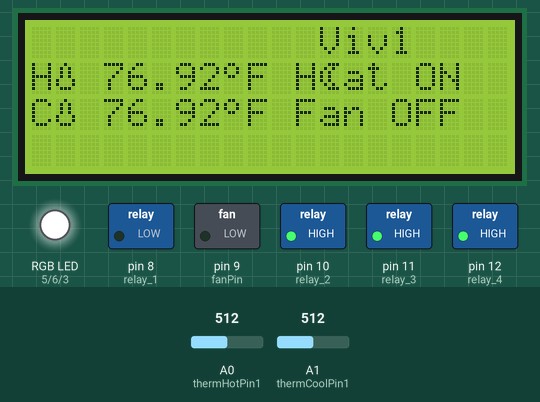
Simulated run of this sketch. Board: Arduino Uno, built with avr-gcc and run on an emulated ATmega328P. On the bench: 20×4 character LCD, switched loads named in the sketch (green lamp = pin HIGH), an RGB LED mixed from three pins (HIGH = lit). The test bench sets the inputs (shaded band); at power-on: A0 (thermHotPin1) = 512, A1 (thermCoolPin1) = 512.

Above: at 2.2 s.
2.3 s: A0 (thermHotPin1) set to 454
At 5.25 s:
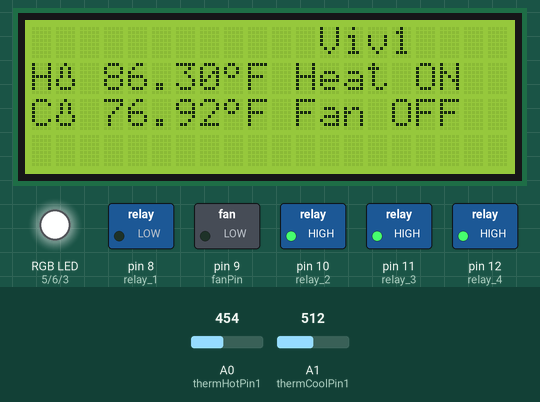
5.8 s: A0 (thermHotPin1) set to 425
7.3 s: A1 (thermCoolPin1) set to 484
At 10.2 s:
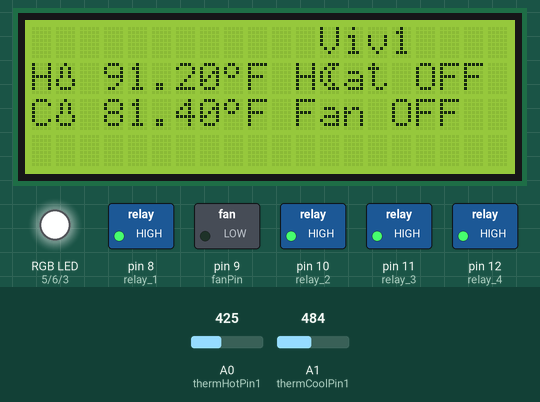
10.8 s: A1 (thermCoolPin1) set to 466
At 13.8 s:
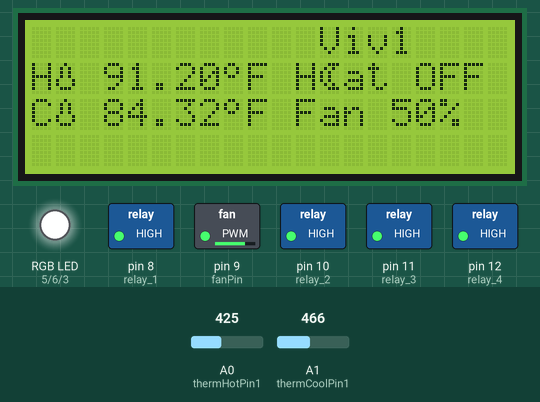
14.3 s: A0 (thermHotPin1) set to 511
At 18.5 s:
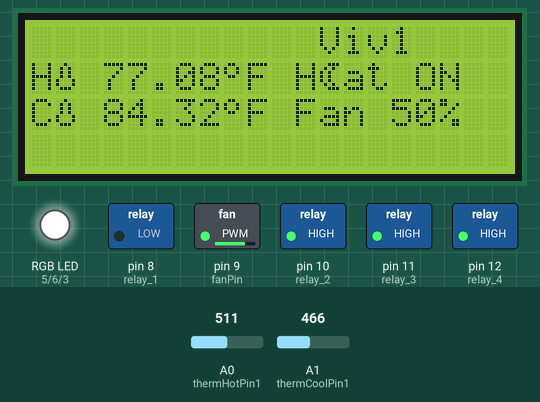
Timing chart, 0 to 18.8 s (numbered marks = the images above; inputs shaded):
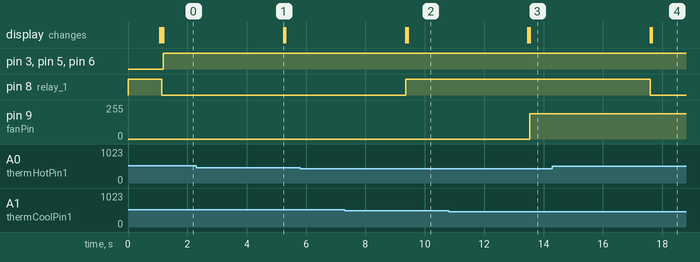

The sketch:

Habitat_control.ino
```cpp
/*
Sketch to automate 2 separate enviroments including:
Hot and cold end temperature sensors
Four configurable 240V power switches that can be time or probe controlled
With enviroments sharing a RGB LED light cycle and ventilation/cooling via 12VDC fans

Sketch can be altered to automate upto 4 enviroments by reducing to only hotend temperature sensors

Only adjust those settings in the User Adjustable section unless confident with altering code!

Wishlist:  (Dependant on priority and job list size these will filter down for development)
1.
2.
3.
4.

Development list:  (Priority)
1. Add accurate clock/timing system for lighting
2. Increase code to two enviroments
3. LCD scrolling for above
4. Increase user definable options

Jobs list:  (Implemented in code though untested)
1. LCD size variables on cooling & heating
2. 1 setup and 2 setups
3.
4.
*/

#include "constants.h"                // Define constants
#include <LiquidCrystal.h>            // LCD display library

//*************************************************************************************************************
//**************************************** USER ADJUSTABLE ****************************************************
//*************************************************************************************************************

//===================================== Temperature settings ==================================================

int fahrenheit(true);                 // Set to false for Celsius
int fans(true);                       // Set to false if not using fans

// Enviroment 1 (V1)
int hotend1(88);                      // Adjust for hotend temperature
int coolend(83);                      // Adjust for coolend temperature

// Enviroment 2 (V2)
int hotend2(83);                      // Adjust for hotend temperature
//int coolend2();                       // Adjust for coolend temperature

//========================================= Time settings =====================================================

//int LED(true);                        // Set to false if LEDs are not being used
//int full_cycle(true);                 // Set to false if LEDs are only for moon lighting

//int moonrise();                       // Nil    ~   Blue
//int sunrise();                        // Blue   ~   White
//int sunset();                         // White  ~   Blue
//int moonset();                        // Blue   ~   Nil

//======================================== Display options ====================================================

int LCD(true);                        // Set to false if no LCD display is used to allow serial communication
#define LCD_WIDTH 20                  // 16 or 20 dependant on the amount of characters your LCD has
#define LCD_HEIGHT 4                  // 2 or 4 dependant on the amount of lines your LCD has

//*************************************************************************************************************
//*********************************************** END *********************************************************
//*************************************************************************************************************

int samples[numsamples];              // Amount of temperature samples to take

LiquidCrystal lcd(0, 1, 2, 4, 7, 13); // LCD interface pins

// Create characters (can have up to 8)
byte degree[8] = {
  B01100,
  B10010,
  B10010,
  B01100,
  B00000,
  B00000,
  B00000,
};

byte thermometer[8] = {
  B00100,
  B01010,
  B01010,
  B01010,
  B10001,
  B10001,
  B01110,
  B00000,
};

byte poweroff[8] = {
  B01110,
  B10001,
  B11011,
  B10101,
  B11011,
  B10001,
  B11111,
};

byte power25[8] = {
  B01110,
  B10001,
  B10001,
  B10001,
  B10011,
  B11111,
  B11111,
};

byte power50[8] = {
  B01110,
  B10001,
  B10001,
  B10111,
  B11111,
  B11111,
  B11111,
};

byte power100[8] = {
  B01110,
  B11111,
  B11111,
  B11111,
  B11111,
  B11111,
  B11111,
};

byte sun[8] = {
  B10101,
  B01110,
  B10001,
  B10001,
  B10001,
  B01110,
  B10101,
};

byte moon[8] = {
  B00111,
  B01010,
  B10100,
  B10100,
  B10100,
  B01010,
  B00111,
};

void setup()  {
  digitalWrite(relay_1, relay_OFF);  // Initialize Pins so relays are inactive at reset
  digitalWrite(relay_2, relay_OFF);
  digitalWrite(relay_3, relay_OFF);
  digitalWrite(relay_4, relay_OFF);

  pinMode(relay_1, OUTPUT);          // Then set pins as OUTPUT
  pinMode(relay_2, OUTPUT);
  pinMode(relay_3, OUTPUT);
  pinMode(relay_4, OUTPUT);

  pinMode(redPin, OUTPUT);
  pinMode(greenPin, OUTPUT);
  pinMode(bluePin, OUTPUT);
  pinMode(fanPin, OUTPUT);

  analogReference(EXTERNAL);         // To improve temperature accuracy

  delay(1000);                       // Delay to allow LCD to initilize

// Create custom characters
  lcd.createChar(0, degree);         // Degree symbol for temperature
  lcd.createChar(1, thermometer);    // Thermometer symbol for temperature
  lcd.createChar(2, poweroff);       // Power OFF symbol
  lcd.createChar(3, power25);        // Power at 25% symbol
  lcd.createChar(4, power50);        // Power at 50% symbol
  lcd.createChar(5, power100);       // Power at 100% symbol
  lcd.createChar(6, sun);            // Sun symbol for daytime
  lcd.createChar(7, moon);           // Moon symbol for nighttime

// Output of data setup
  if(LCD==true)  {
  lcd.begin(LCD_WIDTH, LCD_HEIGHT);  // Setup of LCD columns and rows
  lcd.clear();
  }
  else  {
  Serial.begin(9600);                // Setup serial link for debugging
  Serial.println("Working");         // Prove communication
  }
}

void loop()  {
  heat1();                           // Check hotend temperature and adjust heating
  cool1();                           // Check coolend temperature and adjust fan
  light();                           // Check time and adjust lighting

  delay(4000);

  //heat2();
  //cool2();
  //light();

  //delay(4000);
}
```

Cooling.ino
```cpp
void cool1()  {
  uint8_t i;
  float average2;

  // Take multiple readings, with a slight delay
  for(i=0; i< numsamples; i++)  {
   samples[i] = analogRead(thermCoolPin1);
   delay(10);
  }

  // Average all the samples out
  average2 = 0;
  for(i=0; i< numsamples; i++)  {
     average2 += samples[i];
  }
  average2 /= numsamples;

  // Convert the value to resistance
  average2 = 1023 / average2 - 1;
  average2 = seriesResistor / average2;

  float coolendTemp;
  coolendTemp = average2 / thermistorNominal;         // (R/Ro)
  coolendTemp = log(coolendTemp);                     // ln(R/Ro)
  coolendTemp /= bCoefficient;                        // 1/B * ln(R/Ro)
  coolendTemp += 1.0 / (temperatureNominal + 273.15); // + (1/To)
  coolendTemp = 1.0 / coolendTemp;                    // Invert
  coolendTemp -= 273.15;                              // convert to C
  if(fahrenheit==true)  {
    coolendTemp = ((coolendTemp*9.0) / 5.0 + 32.0);
  }

  // Display info
  if(LCD==true)  {                                    // To determine LCD or Serial
    if(LCD_WIDTH<20)  {                               // If 16x2 LCD used
      lcd.setCursor(0, 1);                            // Move cursor
      lcd.print("                ");                  // Clear the line
      lcd.setCursor(0, 1);
      lcd.print("C");
      lcd.setCursor(1, 1);
      lcd.write(byte(1));                             // Insert character
      lcd.setCursor(2, 1);
      lcd.print(coolendTemp);
      lcd.setCursor(7, 1);
      lcd.write(byte(0));
      lcd.setCursor(8, 1);
      if(fahrenheit==true)  {
        lcd.print("F");
      }
      else  {
        lcd.print("C");
      }
    }
    else  {
      lcd.setCursor(0, 2);
      lcd.print("                    ");
      lcd.setCursor(0, 2);
      lcd.print("C");
      lcd.setCursor(1, 2);
      lcd.write(byte(1));
      lcd.setCursor(3, 2);
      lcd.print(coolendTemp);
      lcd.setCursor(8, 2);
      lcd.write(byte(0));
      lcd.setCursor(9, 2);
      if(fahrenheit==true)  {
        lcd.print("F");
      }
      else  {
        lcd.print("C");
      }
    }
  }
  else  {
    Serial.print("Coolend temperature = ");
    Serial.print(coolendTemp);
    }
    if(fahrenheit==true)  {
      Serial.println(" *F");
    }
    else  {
      Serial.println(" *C");
    }

 if(fans==true)  {
  if(LCD_WIDTH<20)  {
    if(coolendTemp>coolend+2)  {                      // Check temperature vs global setting
    analogWrite(fanPin, 255);                         // Accelerate fan to full speed
    if(LCD==true)  {
      lcd.setCursor(10, 1);
      lcd.write(byte(5));
    }
    else  {
    Serial.println("Fan 100%");
    }
  }
  else if (coolendTemp>coolend+1)  {
    analogWrite(fanPin, 190);                         // Accelerate fan to half speed
    if(LCD==true)  {
      lcd.setCursor(10, 1);
      lcd.write(byte(4));
    }
    else  {
    Serial.println("Fan 50%");
    }
  }
  else if (coolendTemp>coolend)  {
    analogWrite(fanPin, 130);                         // Accelerate fan to quarter speed
    if(LCD==true)  {
      lcd.setCursor(10, 1);
      lcd.write(byte(3));
    }
    else  {
    Serial.println("Fan 25%");
    }
  }
  else  {
    analogWrite(fanPin, 0);                           // Turn fan OFF
    if(LCD==true)  {
      lcd.setCursor(10, 1);
      lcd.write(byte(2));
    }
    else  {
    Serial.println("Fan OFF");
    }
  }
  }
  else  {
    if(coolendTemp>coolend+2)  {                      // Check temperature vs global setting
    analogWrite(fanPin, 255);                         // Accelerate fan to full speed
    if(LCD==true)  {
      lcd.setCursor(11, 2);
      lcd.print("Fan 100%");
    }
    else  {
    Serial.println("Fan 100%");
    }
  }
  else if (coolendTemp>coolend+1)  {
    analogWrite(fanPin, 190);                         // Accelerate fan to half speed
    if(LCD==true)  {
      lcd.setCursor(11, 2);
      lcd.print("Fan 50%");
    }
    else  {
    Serial.println("Fan 50%");
    }
  }
  else if (coolendTemp>coolend)  {
    analogWrite(fanPin, 130);                         // Accelerate fan to quarter speed
    if(LCD==true)  {
      lcd.setCursor(11, 2);
      lcd.print("Fan 25%");
    }
    else  {
    Serial.println("Fan 25%");
    }
  }
  else  {
    analogWrite(fanPin, 0);                           // Turn fan OFF
    if(LCD==true)  {
      lcd.setCursor(11, 2);
      lcd.print("Fan OFF");
    }
    else  {
    Serial.println("Fan OFF");
    }
  }
}
}
}


//void cool2()  {
//}
```

Heating.ino
```cpp
void heat1()  {
  uint8_t i;
  float average1;

  // Take multiple readings, with a slight delay
  for(i=0; i< numsamples; i++)  {
   samples[i] = analogRead(thermHotPin1);
   delay(10);
  }

  // Average all the samples out
  average1 = 0;
  for(i=0; i< numsamples; i++)  {
     average1 += samples[i];
  }
  average1 /= numsamples;

  // Convert the value to resistance
  average1 = 1023 / average1 - 1;
  average1 = seriesResistor / average1;

  float hotendTemp1;
  hotendTemp1 = average1 / thermistorNominal;            // (R/Ro)
  hotendTemp1 = log(hotendTemp1);                        // ln(R/Ro)
  hotendTemp1 /= bCoefficient;                           // 1/B * ln(R/Ro)
  hotendTemp1 += 1.0 / (temperatureNominal + 273.15);    // + (1/To)
  hotendTemp1 = 1.0 / hotendTemp1;                       // Invert
  hotendTemp1 -= 273.15;                                 // convert to C
  if(fahrenheit==true)  {
    hotendTemp1 = ((hotendTemp1*9.0) / 5.0 + 32.0);
  }

  // Display info
  if(LCD==true)  {
    if(LCD_WIDTH<20)  {
      lcd.setCursor(0, 0);                               // Move cursor
      lcd.print("                    ");                 // Clear the line
      lcd.setCursor(0, 0);
      lcd.print("H");
      lcd.setCursor(1, 0);
      lcd.write(byte(1));
      lcd.setCursor(2, 0);
      lcd.print(hotendTemp1);
      lcd.setCursor(7, 0);
      lcd.write(byte(0));
      lcd.setCursor(8, 0);
      if(fahrenheit==true)  {
        lcd.print("F");
      }
      else  {
        lcd.print("C");
      }
    }
    else  {
      lcd.setCursor(0, 1);
      lcd.print("                    ");
      lcd.setCursor(0, 1);
      lcd.print("H");
      lcd.setCursor(1, 1);
      lcd.write(byte(1));
      lcd.setCursor(3, 1);
      lcd.print(hotendTemp1);
      lcd.setCursor(8, 1);
      lcd.write(byte(0));
      lcd.setCursor(9, 1);
      if(fahrenheit==true)  {
        lcd.print("F");
      }
      else  {
        lcd.print("C");
      }
    }
  }
  else  {
    Serial.print("Hotend temperature = ");
    Serial.print(hotendTemp1);
    }
    if(fahrenheit==true)  {
      Serial.println(" *F");
    }
    else  {
      Serial.println(" *C");
    }

  // Adjust Heating
  if(LCD_WIDTH<20)  {
    if(hotendTemp1<hotend1)  {                           // Check temperature verses global setting
    digitalWrite(relay_1, relay_ON);                     // Turns heating ON if less than
    if(LCD==true)  {
      lcd.setCursor(10, 0);
      lcd.write(byte(5));
    }
    else  {
    Serial.println("Heat ON");
    }
  }
  else  {
    digitalWrite(relay_1, relay_OFF);                    // Turns heating OFF if more than
    if(LCD==true)  {
      lcd.setCursor(10, 0);
      lcd.write(byte(2));
    }
    else  {
    Serial.println("Heat OFF");
    }
  }
  }
  else  {
    if(hotendTemp1<hotend1)  {                           // Check temperature verses global setting
    digitalWrite(relay_1, relay_ON);                     // Turns heating ON if less than
    if(LCD==true)  {
      lcd.setCursor(11, 1);
      lcd.print("Heat ON");
    }
    else  {
    Serial.println("Heat ON");
    }
  }
  else  {
    digitalWrite(relay_1, relay_OFF);                    // Turns heating OFF if more than
    if(LCD==true)  {
      lcd.setCursor(11, 1);
    lcd.print("Heat OFF");
    }
    else  {
    Serial.println("Heat OFF");
    }
  }
}
lcd.setCursor(12, 0);
lcd.print("Viv1");
}

void heat2()  {
  uint8_t i;
  float average3;

  // Take multiple readings, with a slight delay
  for(i=0; i< numsamples; i++)  {
   samples[i] = analogRead(thermHotPin2);
   delay(10);
  }

  // Average all the samples out
  average3 = 0;
  for(i=0; i< numsamples; i++)  {
     average3 += samples[i];
  }
  average3 /= numsamples;

  // Convert the value to resistance
  average3 = 1023 / average3 - 1;
  average3 = seriesResistor / average3;

  float hotendTemp2;
  hotendTemp2 = average3 / thermistorNominal;            // (R/Ro)
  hotendTemp2 = log(hotendTemp2);                        // ln(R/Ro)
  hotendTemp2 /= bCoefficient;                           // 1/B * ln(R/Ro)
  hotendTemp2 += 1.0 / (temperatureNominal + 273.15);    // + (1/To)
  hotendTemp2 = 1.0 / hotendTemp2;                       // Invert
  hotendTemp2 -= 273.15;                                 // convert to C
  if(fahrenheit==true)  {
    hotendTemp2 = ((hotendTemp2*9.0) / 5.0 + 32.0);
  }

  // Display info
  if(LCD==true)  {
    if(LCD_WIDTH<20)  {
      lcd.setCursor(0, 0);                               // Move cursor
      lcd.print("                    ");                 // Clear the line
      lcd.setCursor(0, 0);
      lcd.print("H");
      lcd.setCursor(1, 0);
      lcd.write(byte(1));
      lcd.setCursor(2, 0);
      lcd.print(hotendTemp2);
      lcd.setCursor(7, 0);
      lcd.write(byte(0));
      lcd.setCursor(8, 0);
      if(fahrenheit==true)  {
        lcd.print("F");
      }
      else  {
        lcd.print("C");
      }
    }
    else  {
      lcd.setCursor(0, 1);
      lcd.print("                    ");
      lcd.setCursor(0, 1);
      lcd.print("H");
      lcd.setCursor(1, 1);
      lcd.write(byte(1));
      lcd.setCursor(3, 1);
      lcd.print(hotendTemp2);
      lcd.setCursor(8, 1);
      lcd.write(byte(0));
      lcd.setCursor(9, 1);
      if(fahrenheit==true)  {
        lcd.print("F");
      }
      else  {
        lcd.print("C");
      }
    }
  }
  else  {
    Serial.print("Hotend temperature = ");
    Serial.print(hotendTemp2);
    }
    if(fahrenheit==true)  {
      Serial.println(" *F");
    }
    else  {
      Serial.println(" *C");
    }

  // Adjust Heating
  if(LCD_WIDTH<20)  {
    if(hotendTemp2<hotend2)  {                           // Check temperature verses global setting
    digitalWrite(relay_3, relay_ON);                     // Turns heating ON if less than
    if(LCD==true)  {
      lcd.setCursor(10, 0);
      lcd.write(byte(5));
    }
    else  {
    Serial.println("Heat ON");
    }
  }
  else  {
    digitalWrite(relay_3, relay_OFF);                    // Turns heating OFF if more than
    if(LCD==true)  {
      lcd.setCursor(10, 0);
      lcd.write(byte(2));
    }
    else  {
    Serial.println("Heat OFF");
    }
  }
  }
  else  {
    if(hotendTemp2<hotend2)  {                           // Check temperature verses global setting
    digitalWrite(relay_3, relay_ON);                     // Turns heating ON if less than
    if(LCD==true)  {
      lcd.setCursor(10, 1);
      lcd.print("Heat ON");
    }
    else  {
    Serial.println("Heat ON");
    }
  }
  else  {
    digitalWrite(relay_3, relay_OFF);                    // Turns heating OFF if more than
    if(LCD==true)  {
      lcd.setCursor(10, 1);
    lcd.print("Heat OFF");
    }
    else  {
    Serial.println("Heat OFF");
    }
  }
}
lcd.setCursor(12, 0);
lcd.print("Viv2");
}
```

Lighting.ino
```cpp
void light()  {
  analogWrite(redPin, 255);
  analogWrite(greenPin, 255);
  analogWrite(bluePin, 255);
  lcd.setCursor(12, 1);
  lcd.write(byte(7));                                // Moon

//analogWrite(greenPin, 255);


  /*  int m, s;
  // Moon rise
  for(m = 0; m < 255; m++) {
    analogWrite(bluePin, m);
    delay(fadespeed);
  }
 delay(10000);

  // Sun rise
  for(s = 0; s < 255; s++)
  {
    analogWrite(redPin, s);
    analogWrite(greenPin, s);
    delay(fadespeed);
  }
  delay(10000);

  // Sun set
  for(s = 255; s > 0; s--)
  {
    analogWrite(redPin, s);
    analogWrite(greenPin, s);
    delay(fadespeed);
  }
  delay(10000);

  // Moon set
  for (m = 255; m > 0; m--) {
    analogWrite(bluePin, m);
    delay(fadespeed);
  }
 delay(10000);
 */
}
```

Source omitted: constants.h (2409 bytes)

Measured:
- the behaviour switches between 475 and 474 on A1 (thermCoolPin1) (found by bisection; images 2 and 3)
- after the input at 2.3 s, the display: changes after 2.9 s (image 1)
- after the input at 5.8 s, every drawn part: stays the same
- after the input at 10.8 s, pin 9 (fanPin): 0/255 → 190/255 after 2.7 s; the display: first differs from a run without the input after 2.7 s (image 3)
- after the input at 14.3 s, pin 8 (relay_1): HIGH → LOW after 3.3 s; the display: first changes after 3.3 s (image 4 shows a later state)
